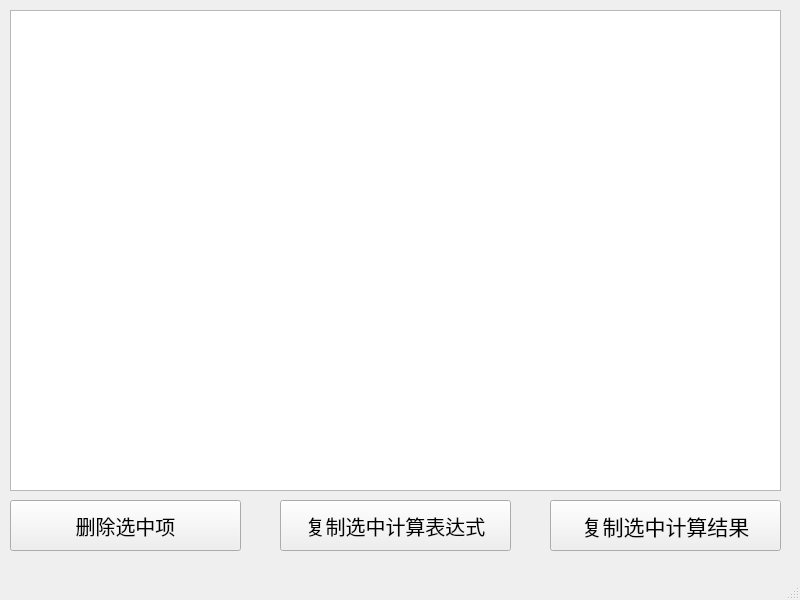
<?xml version="1.0" encoding="UTF-8"?>
<ui version="4.0">
 <class>History</class>
 <widget class="QMainWindow" name="History">
  <property name="geometry">
   <rect>
    <x>0</x>
    <y>0</y>
    <width>800</width>
    <height>600</height>
   </rect>
  </property>
  <property name="windowTitle">
   <string>历史记录</string>
  </property>
  <widget class="QWidget" name="centralwidget">
   <widget class="QListWidget" name="listWidget">
    <property name="geometry">
     <rect>
      <x>10</x>
      <y>10</y>
      <width>771</width>
      <height>481</height>
     </rect>
    </property>
    <property name="font">
     <font>
      <pointsize>14</pointsize>
     </font>
    </property>
   </widget>
   <widget class="QToolButton" name="toolButton">
    <property name="geometry">
     <rect>
      <x>10</x>
      <y>500</y>
      <width>231</width>
      <height>51</height>
     </rect>
    </property>
    <property name="font">
     <font>
      <pointsize>15</pointsize>
     </font>
    </property>
    <property name="text">
     <string>删除选中项</string>
    </property>
   </widget>
   <widget class="QToolButton" name="toolButton_2">
    <property name="geometry">
     <rect>
      <x>280</x>
      <y>500</y>
      <width>231</width>
      <height>51</height>
     </rect>
    </property>
    <property name="font">
     <font>
      <pointsize>15</pointsize>
     </font>
    </property>
    <property name="text">
     <string>复制选中计算表达式</string>
    </property>
   </widget>
   <widget class="QToolButton" name="toolButton_3">
    <property name="geometry">
     <rect>
      <x>550</x>
      <y>500</y>
      <width>231</width>
      <height>51</height>
     </rect>
    </property>
    <property name="font">
     <font>
      <pointsize>16</pointsize>
     </font>
    </property>
    <property name="text">
     <string>复制选中计算结果</string>
    </property>
   </widget>
  </widget>
  <widget class="QMenuBar" name="menubar">
   <property name="geometry">
    <rect>
     <x>0</x>
     <y>0</y>
     <width>800</width>
     <height>23</height>
    </rect>
   </property>
  </widget>
  <widget class="QStatusBar" name="statusbar"/>
 </widget>
 <resources/>
 <connections/>
</ui>
